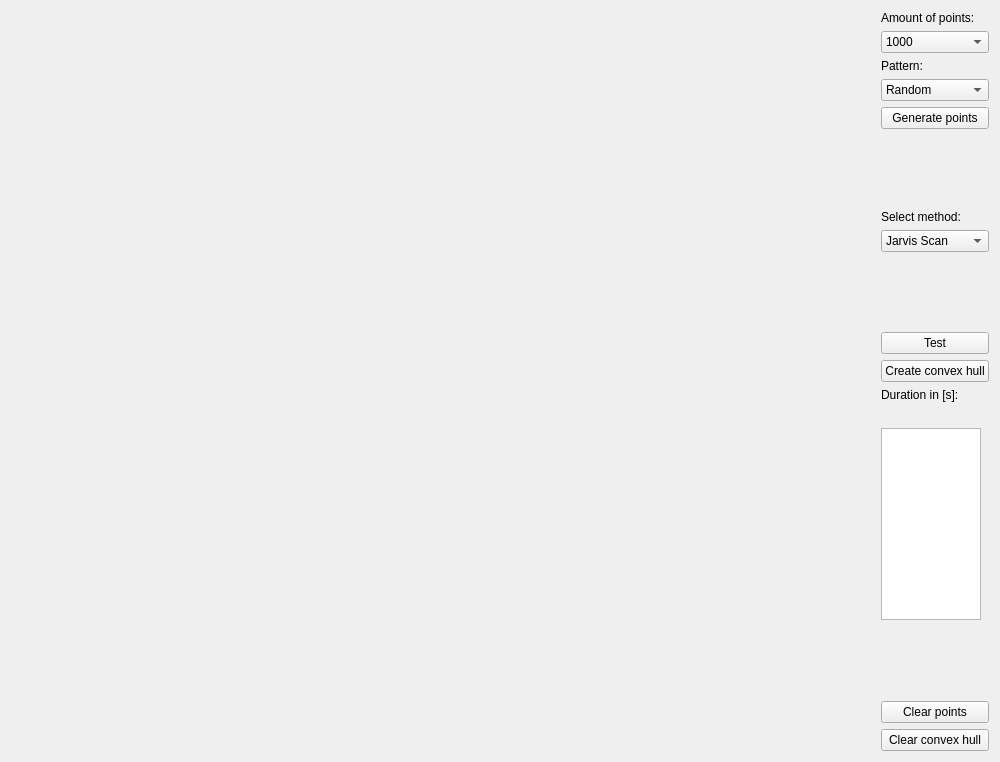
<?xml version="1.0" encoding="UTF-8"?>
<ui version="4.0">
 <class>Widget</class>
 <widget class="QWidget" name="Widget">
  <property name="geometry">
   <rect>
    <x>0</x>
    <y>0</y>
    <width>1000</width>
    <height>762</height>
   </rect>
  </property>
  <property name="windowTitle">
   <string>Convex Hull</string>
  </property>
  <layout class="QHBoxLayout" name="horizontalLayout">
   <item>
    <widget class="Draw" name="Canvas" native="true">
     <property name="sizePolicy">
      <sizepolicy hsizetype="Preferred" vsizetype="Preferred">
       <horstretch>1</horstretch>
       <verstretch>1</verstretch>
      </sizepolicy>
     </property>
     <property name="minimumSize">
      <size>
       <width>600</width>
       <height>600</height>
      </size>
     </property>
    </widget>
   </item>
   <item>
    <layout class="QVBoxLayout" name="verticalLayout">
     <item>
      <widget class="QLabel" name="label_2">
       <property name="text">
        <string>Amount of points:</string>
       </property>
      </widget>
     </item>
     <item>
      <widget class="QComboBox" name="comboBox_2">
       <item>
        <property name="text">
         <string>1000</string>
        </property>
       </item>
       <item>
        <property name="text">
         <string>5000</string>
        </property>
       </item>
       <item>
        <property name="text">
         <string>10000</string>
        </property>
       </item>
       <item>
        <property name="text">
         <string>25000</string>
        </property>
       </item>
       <item>
        <property name="text">
         <string>50000</string>
        </property>
       </item>
       <item>
        <property name="text">
         <string>75000</string>
        </property>
       </item>
       <item>
        <property name="text">
         <string>100000</string>
        </property>
       </item>
       <item>
        <property name="text">
         <string>250000</string>
        </property>
       </item>
       <item>
        <property name="text">
         <string>500000</string>
        </property>
       </item>
       <item>
        <property name="text">
         <string>750000</string>
        </property>
       </item>
       <item>
        <property name="text">
         <string>1000000</string>
        </property>
       </item>
      </widget>
     </item>
     <item>
      <widget class="QLabel" name="label_4">
       <property name="text">
        <string>Pattern:</string>
       </property>
      </widget>
     </item>
     <item>
      <widget class="QComboBox" name="gen_pattern">
       <item>
        <property name="text">
         <string>Random</string>
        </property>
       </item>
       <item>
        <property name="text">
         <string>Grid</string>
        </property>
       </item>
       <item>
        <property name="text">
         <string>Square</string>
        </property>
       </item>
       <item>
        <property name="text">
         <string>Circle</string>
        </property>
       </item>
       <item>
        <property name="text">
         <string>Elipse</string>
        </property>
       </item>
      </widget>
     </item>
     <item>
      <widget class="QPushButton" name="generate">
       <property name="text">
        <string>Generate points</string>
       </property>
      </widget>
     </item>
     <item>
      <spacer name="verticalSpacer_3">
       <property name="orientation">
        <enum>Qt::Vertical</enum>
       </property>
       <property name="sizeHint" stdset="0">
        <size>
         <width>20</width>
         <height>40</height>
        </size>
       </property>
      </spacer>
     </item>
     <item>
      <widget class="QLabel" name="label">
       <property name="text">
        <string>Select method:</string>
       </property>
      </widget>
     </item>
     <item>
      <widget class="QComboBox" name="comboBox">
       <item>
        <property name="text">
         <string>Jarvis Scan</string>
        </property>
       </item>
       <item>
        <property name="text">
         <string>Quick Hull</string>
        </property>
       </item>
       <item>
        <property name="text">
         <string>Sweep Line</string>
        </property>
       </item>
      </widget>
     </item>
     <item>
      <spacer name="verticalSpacer">
       <property name="orientation">
        <enum>Qt::Vertical</enum>
       </property>
       <property name="sizeHint" stdset="0">
        <size>
         <width>20</width>
         <height>40</height>
        </size>
       </property>
      </spacer>
     </item>
     <item>
      <widget class="QPushButton" name="pushButton_4">
       <property name="text">
        <string>Test</string>
       </property>
      </widget>
     </item>
     <item>
      <widget class="QPushButton" name="pushButton">
       <property name="text">
        <string>Create convex hull</string>
       </property>
      </widget>
     </item>
     <item>
      <widget class="QLabel" name="label_3">
       <property name="text">
        <string>Duration in [s]:</string>
       </property>
      </widget>
     </item>
     <item>
      <widget class="QLabel" name="time_c">
       <property name="text">
        <string/>
       </property>
      </widget>
     </item>
     <item>
      <widget class="QListWidget" name="listWidget">
       <property name="maximumSize">
        <size>
         <width>100</width>
         <height>16777215</height>
        </size>
       </property>
      </widget>
     </item>
     <item>
      <spacer name="verticalSpacer_2">
       <property name="orientation">
        <enum>Qt::Vertical</enum>
       </property>
       <property name="sizeHint" stdset="0">
        <size>
         <width>20</width>
         <height>40</height>
        </size>
       </property>
      </spacer>
     </item>
     <item>
      <widget class="QPushButton" name="pushButton_2">
       <property name="text">
        <string>Clear points</string>
       </property>
      </widget>
     </item>
     <item>
      <widget class="QPushButton" name="pushButton_3">
       <property name="text">
        <string>Clear convex hull</string>
       </property>
      </widget>
     </item>
    </layout>
   </item>
  </layout>
 </widget>
 <customwidgets>
  <customwidget>
   <class>Draw</class>
   <extends>QWidget</extends>
   <header>draw.h</header>
   <container>1</container>
  </customwidget>
 </customwidgets>
 <resources/>
 <connections/>
</ui>
